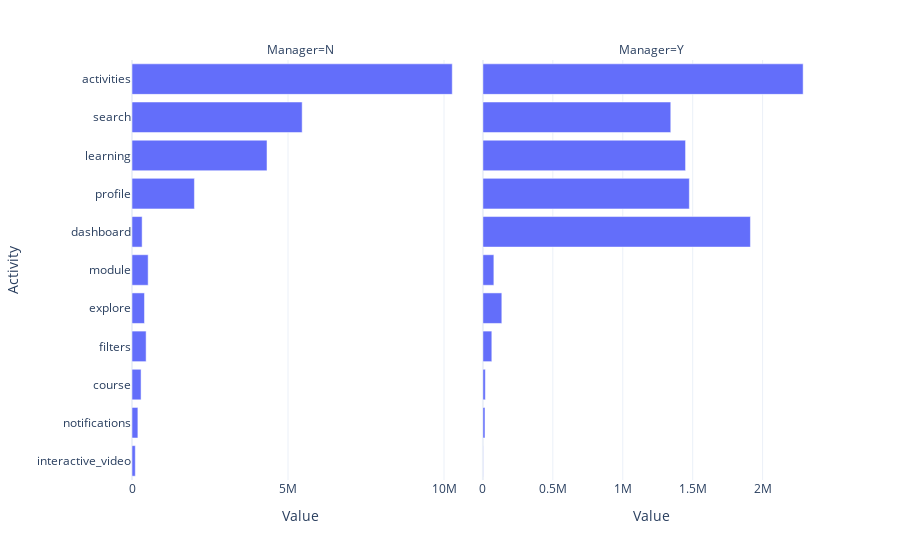

Here is the notebook cell this chart was saved with:
### Code cell
# Combined completions

# Remove activities not big enough to be seen on charts
top_activities = summarised_all.groupby('activity_adjusted')['id'].sum().sort_values(ascending=False)
top_activities = top_activities.reset_index().head(11)

# Filter out top activities only
activities = summarised_all.groupby(['Is Manager', 'activity_adjusted'])['id'].sum().reset_index()
activity_list = list(top_activities['activity_adjusted'])
activities = activities.loc[activities['activity_adjusted'].isin(activity_list)]

activities.columns = ['Manager', 'Activity', 'Value']

order_list = activities.groupby('Activity')['Value'].sum().reset_index().sort_values('Value', ascending=False)['Activity']


fig = px.bar(activities, y='Activity', x='Value', facet_col='Manager', 
             category_orders={'Activity': list(order_list)},
             orientation='h',
             template='plotly_white')

fig.update_xaxes(matches=None)
fig.show()

### Figure 1 — Plotly figure (JSON) as saved in the notebook; plotly's stock layout.template omitted (floating-point values rounded to 4 significant figures)
{"data": [{"alignmentgroup": "True", "hovertemplate": "Manager=N<br>Value=%{x}<br>Activity=%{y}<extra></extra>", "legendgroup": "", "marker": {"color": "#636efa"}, "name": "", "offsetgroup": "", "orientation": "h", "showlegend": false, "textposition": "auto", "type": "bar", "x": [10264672, 290683, 324631, 400125, 452539, 105922, 4327261, 517523, 188699, 2000637, 5454195], "xaxis": "x", "y": ["activities", "course", "dashboard", "explore", "filters", "interactive_video", "learning", "module", "notifications", "profile", "search"], "yaxis": "y"}, {"alignmentgroup": "True", "hovertemplate": "Manager=Y<br>Value=%{x}<br>Activity=%{y}<extra></extra>", "legendgroup": "", "marker": {"color": "#636efa"}, "name": "", "offsetgroup": "", "orientation": "h", "showlegend": false, "textposition": "auto", "type": "bar", "x": [2289704, 17487, 1912850, 135403, 63894, 1987, 1449004, 78565, 14985, 1475969, 1343361], "xaxis": "x2", "y": ["activities", "course", "dashboard", "explore", "filters", "interactive_video", "learning", "module", "notifications", "profile", "search"], "yaxis": "y2"}], "layout": {"annotations": [{"font": {}, "showarrow": false, "text": "Manager=N", "x": 0.245, "xanchor": "center", "xref": "paper", "y": 1, "yanchor": "bottom", "yref": "paper"}, {"font": {}, "showarrow": false, "text": "Manager=Y", "x": 0.755, "xanchor": "center", "xref": "paper", "y": 1, "yanchor": "bottom", "yref": "paper"}], "barmode": "relative", "legend": {"tracegroupgap": 0}, "margin": {"t": 60}, "xaxis": {"anchor": "y", "domain": [0, 0.49], "title": {"text": "Value"}}, "xaxis2": {"anchor": "y2", "domain": [0.51, 1], "title": {"text": "Value"}}, "yaxis": {"anchor": "x", "categoryarray": ["interactive_video", "notifications", "course", "filters", "explore", "module", "dashboard", "profile", "learning", "search", "activities"], "categoryorder": "array", "domain": [0, 1], "title": {"text": "Activity"}}, "yaxis2": {"anchor": "x2", "domain": [0, 1], "matches": "y", "showticklabels": false}}}
